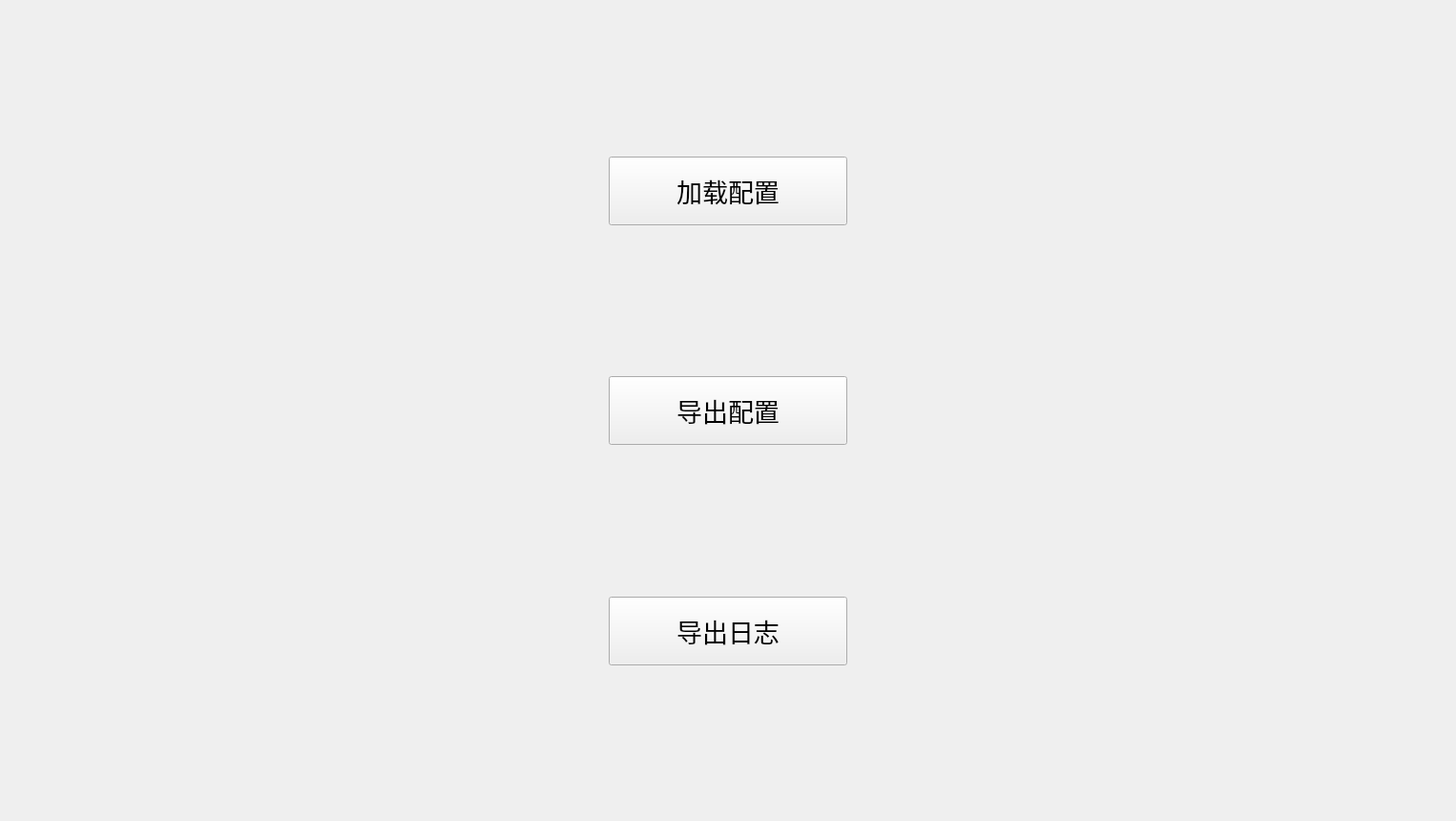
<?xml version="1.0" encoding="UTF-8"?>
<ui version="4.0">
 <class>ExportConfigView</class>
 <widget class="QWidget" name="ExportConfigView">
  <property name="geometry">
   <rect>
    <x>0</x>
    <y>0</y>
    <width>1526</width>
    <height>860</height>
   </rect>
  </property>
  <property name="windowTitle">
   <string>ExportConfigView</string>
  </property>
  <layout class="QVBoxLayout" name="verticalLayout">
   <item>
    <spacer name="verticalSpacer_2">
     <property name="orientation">
      <enum>Qt::Orientation::Vertical</enum>
     </property>
     <property name="sizeHint" stdset="0">
      <size>
       <width>20</width>
       <height>40</height>
      </size>
     </property>
    </spacer>
   </item>
   <item>
    <layout class="QHBoxLayout" name="horizontalLayout_2">
     <item>
      <spacer name="horizontalSpacer">
       <property name="orientation">
        <enum>Qt::Orientation::Horizontal</enum>
       </property>
       <property name="sizeHint" stdset="0">
        <size>
         <width>40</width>
         <height>20</height>
        </size>
       </property>
      </spacer>
     </item>
     <item>
      <widget class="PsButton" name="button_load">
       <property name="minimumSize">
        <size>
         <width>250</width>
         <height>72</height>
        </size>
       </property>
       <property name="maximumSize">
        <size>
         <width>250</width>
         <height>72</height>
        </size>
       </property>
       <property name="font">
        <font>
         <pointsize>20</pointsize>
        </font>
       </property>
       <property name="text">
        <string>加载配置</string>
       </property>
      </widget>
     </item>
     <item>
      <spacer name="horizontalSpacer_2">
       <property name="orientation">
        <enum>Qt::Orientation::Horizontal</enum>
       </property>
       <property name="sizeHint" stdset="0">
        <size>
         <width>40</width>
         <height>20</height>
        </size>
       </property>
      </spacer>
     </item>
    </layout>
   </item>
   <item>
    <spacer name="verticalSpacer_3">
     <property name="orientation">
      <enum>Qt::Orientation::Vertical</enum>
     </property>
     <property name="sizeHint" stdset="0">
      <size>
       <width>20</width>
       <height>40</height>
      </size>
     </property>
    </spacer>
   </item>
   <item>
    <layout class="QHBoxLayout" name="horizontalLayout">
     <item>
      <spacer name="horizontalSpacer_3">
       <property name="orientation">
        <enum>Qt::Orientation::Horizontal</enum>
       </property>
       <property name="sizeHint" stdset="0">
        <size>
         <width>40</width>
         <height>20</height>
        </size>
       </property>
      </spacer>
     </item>
     <item>
      <widget class="PsButton" name="button_upload">
       <property name="minimumSize">
        <size>
         <width>250</width>
         <height>72</height>
        </size>
       </property>
       <property name="maximumSize">
        <size>
         <width>250</width>
         <height>72</height>
        </size>
       </property>
       <property name="font">
        <font>
         <pointsize>20</pointsize>
        </font>
       </property>
       <property name="text">
        <string>导出配置</string>
       </property>
      </widget>
     </item>
     <item>
      <spacer name="horizontalSpacer_4">
       <property name="orientation">
        <enum>Qt::Orientation::Horizontal</enum>
       </property>
       <property name="sizeHint" stdset="0">
        <size>
         <width>40</width>
         <height>20</height>
        </size>
       </property>
      </spacer>
     </item>
    </layout>
   </item>
   <item>
    <spacer name="verticalSpacer">
     <property name="orientation">
      <enum>Qt::Orientation::Vertical</enum>
     </property>
     <property name="sizeHint" stdset="0">
      <size>
       <width>20</width>
       <height>40</height>
      </size>
     </property>
    </spacer>
   </item>
   <item>
    <layout class="QHBoxLayout" name="horizontalLayout_3">
     <item>
      <spacer name="horizontalSpacer_5">
       <property name="orientation">
        <enum>Qt::Orientation::Horizontal</enum>
       </property>
       <property name="sizeHint" stdset="0">
        <size>
         <width>40</width>
         <height>20</height>
        </size>
       </property>
      </spacer>
     </item>
     <item>
      <widget class="PsButton" name="button_export_log">
       <property name="minimumSize">
        <size>
         <width>250</width>
         <height>72</height>
        </size>
       </property>
       <property name="maximumSize">
        <size>
         <width>250</width>
         <height>72</height>
        </size>
       </property>
       <property name="font">
        <font>
         <pointsize>20</pointsize>
        </font>
       </property>
       <property name="text">
        <string>导出日志</string>
       </property>
      </widget>
     </item>
     <item>
      <spacer name="horizontalSpacer_6">
       <property name="orientation">
        <enum>Qt::Orientation::Horizontal</enum>
       </property>
       <property name="sizeHint" stdset="0">
        <size>
         <width>40</width>
         <height>20</height>
        </size>
       </property>
      </spacer>
     </item>
    </layout>
   </item>
   <item>
    <spacer name="verticalSpacer_4">
     <property name="orientation">
      <enum>Qt::Orientation::Vertical</enum>
     </property>
     <property name="sizeHint" stdset="0">
      <size>
       <width>20</width>
       <height>143</height>
      </size>
     </property>
    </spacer>
   </item>
  </layout>
 </widget>
 <customwidgets>
  <customwidget>
   <class>PsButton</class>
   <extends>QPushButton</extends>
   <header>view/components/ps_button/ps_button.h</header>
  </customwidget>
 </customwidgets>
 <resources/>
 <connections/>
</ui>
